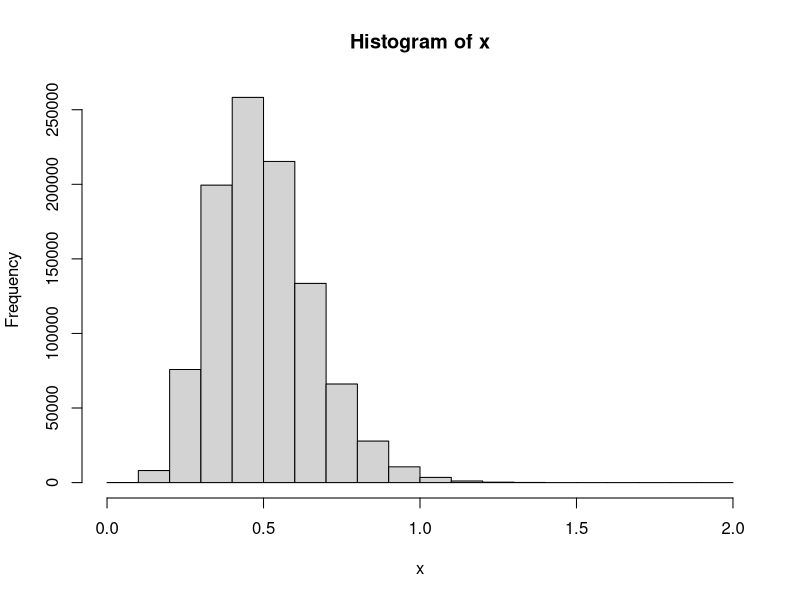
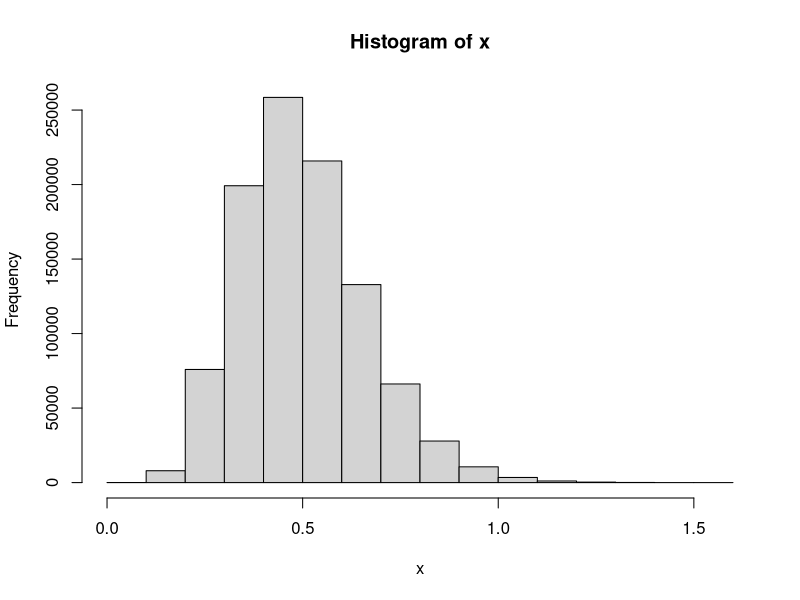

Reproduce these figures in R, in order.
library(matrixStats)
n=10^1
nsim=10^6
lambda=20
x=log(rowProds(matrix(runif(n*nsim),ncol = n)))/(-lambda)
hist(x)
x=rowSums(log(matrix(runif(n*nsim),ncol = n)))/(-lambda)
hist(x)
